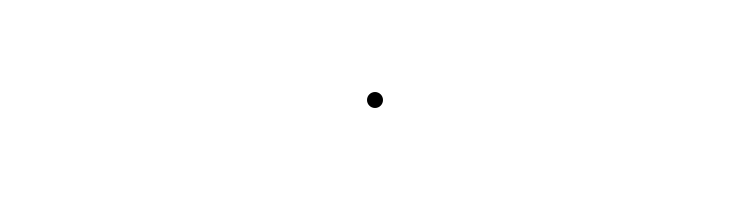
Frame 1 (no input)
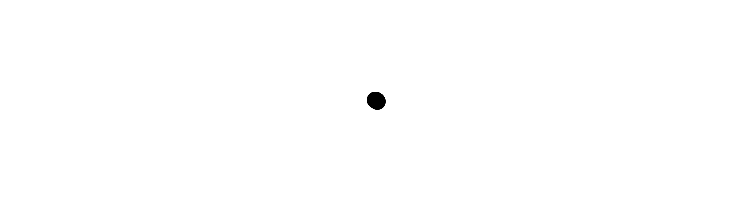
Frame 60 (the mouse pressed at the canvas centre just before this capture)
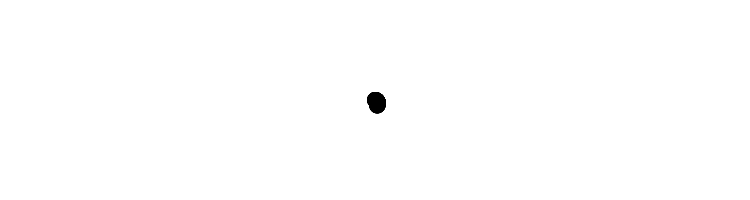
Frame 120 (the mouse held since frame 60 and released just before this capture)

The Processing sketch that drew these frames (run headless with seeded random() and noise(); from frame 60 on, the mouse is pressed at the canvas centre):

// Processing sketch: spiral
// ── spiral.pde
float r = 0;
float theta = 0;

void setup() {
    size(750, 200);
    background(255);
    smooth();
}

void draw() {
    float x = r * cos(theta);
    float y = r * sin(theta);

    noStroke();
    fill(0);
    
    ellipse(x + width / 2, y + height / 2, 16, 16); 

    theta += 0.01;
    r += 0.05;
}
